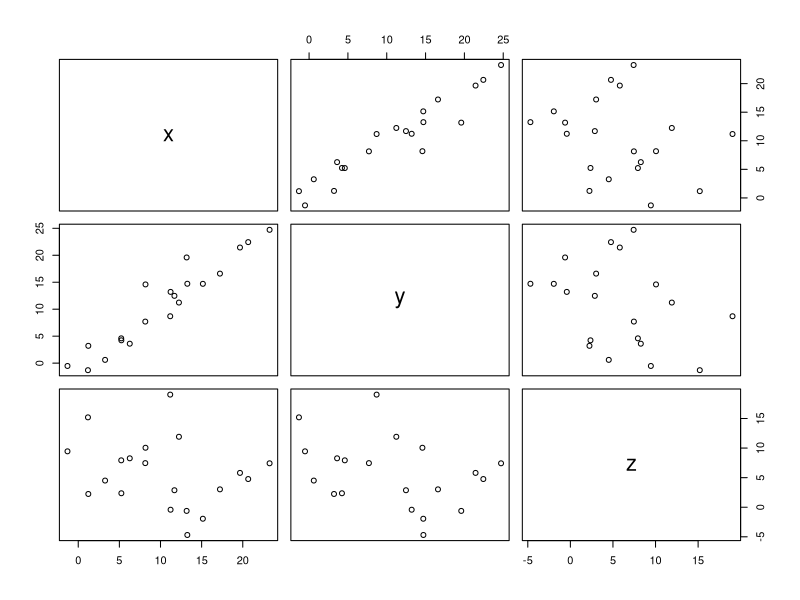
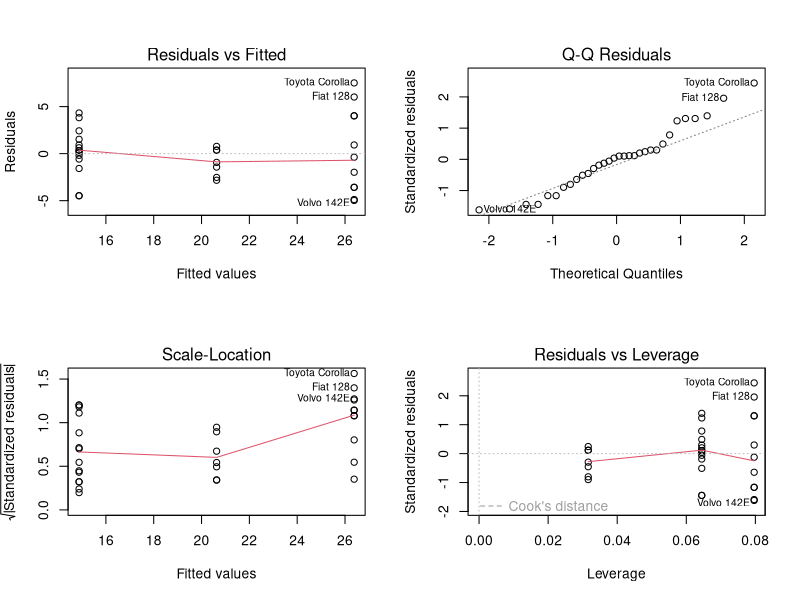
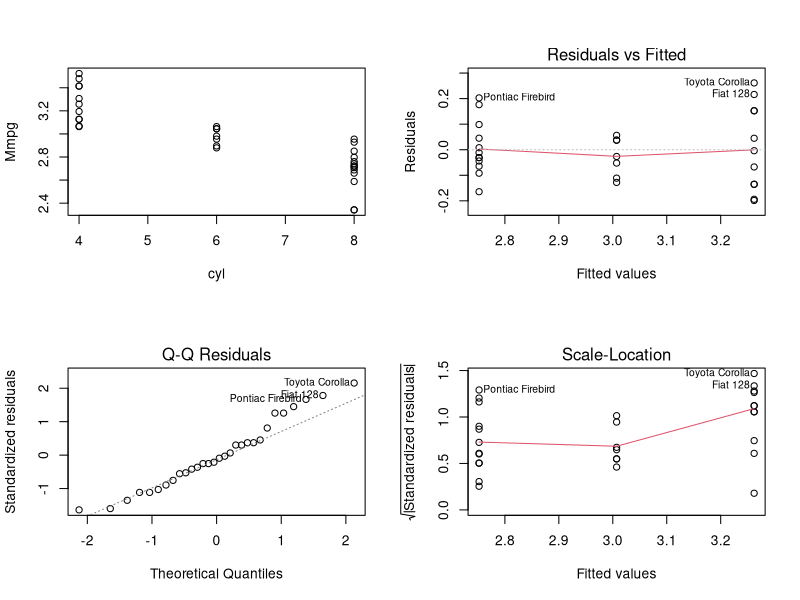
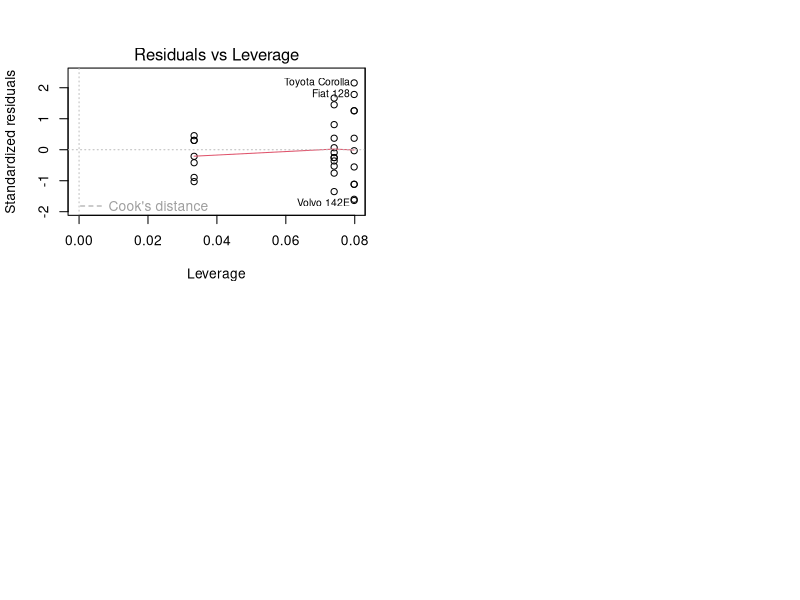

These figures' R source, in order:
## ---- chunk 1
x<-sample(1:20,20)+rnorm(10,sd=2)
y<-x+rnorm(10,sd=3)
z<-(sample(1:20,20)/2)+rnorm(20,sd=5)
df<-data.frame(x,y,z)
plot(df[,1:3])
## ---- chunk 2
cor(df,method="pearson")
cor(df[,1:3],method="spearman")
## ---- chunk 3
cor.test(df$x,df$y,method="pearson")
cor.test(df$x,df$y,method="spearman")
cor.test(df$x,df$y,method="spearman")
## ---- chunk 4
m1<-lm(mpg~cyl,data=mtcars)
summary(m1)
## ---- chunk 5
par(mfrow=c(2,2))
plot(m1)
## ---- chunk 6
mtcars$Mmpg<-log(mtcars$mpg)
plot(Mmpg~cyl,mtcars)
## ---- chunk 7
n<-rownames(mtcars)[mtcars$Mmpg!=min(mtcars$Mmpg[mtcars$cyl==8])]
mtcars2<-subset(mtcars,rownames(mtcars)%in%n)
## ---- chunk 8
model<-lm(Mmpg~cyl,mtcars2)
summary(model)
plot(model)
## ---- chunk 9
anova(model)
library(car)
Anova(model)
## ---- chunk 10
Anova(model,white.adjust=TRUE)
